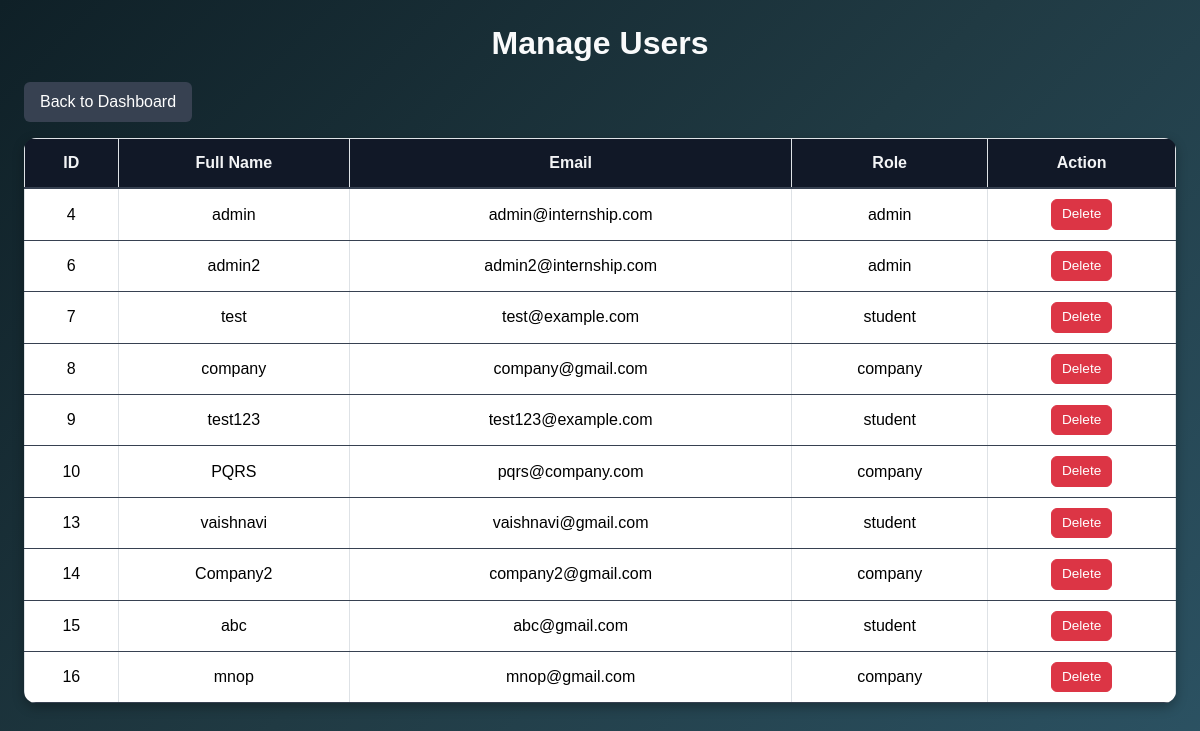
The page /php/manage_users.php (signed in) on the database its author committed.
### tables this page shows
CREATE TABLE `users` (
  `id` int(11) NOT NULL,
  `full_name` varchar(128) NOT NULL,
  `email` varchar(255) NOT NULL,
  `password` varchar(255) NOT NULL,
  `role` enum('admin','student','company') NOT NULL DEFAULT 'student'
);

### php/manage_users.php (the view, shortened to what this page needs)
<?php
require_once __DIR__ . '/../database.php';
$result = $conn->query("SELECT * FROM users");
?>
<!DOCTYPE html>
<html>
<head>
    <link href="https://cdn.jsdelivr.net/npm/bootstrap@5.3.3/dist/css/bootstrap.min.css" rel="stylesheet">
     <link rel="stylesheet" href="../css/manage_users.css">
</head>
<body class="p-4">
<h2>Manage Users</h2>
<a href="admin.php" class="btn btn-secondary mb-3">Back to Dashboard</a>
<table class="table table-bordered">
    <tr>
        <th>ID</th>
        <th>Full Name</th>
        <th>Email</th>
        <th>Role</th>
        <th>Action</th>
    </tr>
    <?php while ($user = $result->fetch_assoc()) { ?>
    <tr>
        <td><?= $user['id'] ?></td>
        <td><?= $user['full_name'] ?></td>
        <td><?= $user['email'] ?></td>
        <td><?= $user['role'] ?></td>
        <td>
            <a href="manage_users.php?delete=<?= $user['id'] ?>" class="btn btn-danger btn-sm">Delete</a>
        </td>
    </tr>
    <?php } ?>
</table>
</body>
</html>

### CSS/manage_users.css (style rules this page uses)
body { min-height: 100vh; margin: 0; font-family: Arial, sans-serif; background: linear-gradient(135deg, #0f2027, #203a43, #2c5364); color: #f3f4f6; padding: 20px; }
h2 { text-align: center; margin-bottom: 20px; font-weight: 600; color: #f9fafb; }
.btn-secondary { background: #374151; border: none; padding: 8px 16px; font-weight: 500; transition: background 0.2s ease, transform 0.2s ease; }
.table { background: #1f2937; border-radius: 12px; overflow: hidden; box-shadow: 0 4px 12px rgba(0,0,0,0.3); color: #e5e7eb; }
.table th { background: #111827; color: #f3f4f6; padding: 12px; text-align: center; font-weight: 600; border-bottom: 2px solid #374151; }
.table td { padding: 10px; text-align: center; vertical-align: middle; border-bottom: 1px solid #374151; word-wrap: break-word; max-width: 250px; }
.btn-danger.btn-sm { padding: 4px 10px; font-size: 0.85rem; border-radius: 6px; transition: background 0.2s ease, transform 0.2s ease; }

### rows shown on the page
users: id "4", full_name "admin", email "admin@internship.com", role "admin"
users: id "6", full_name "admin2", email "admin2@internship.com", role "admin"
users: id "7", full_name "test", email "test@example.com", role "student"
users: id "8", full_name "company", email "company@gmail.com", role "company"
users: id "9", full_name "test123", email "test123@example.com", role "student"
users: id "10", full_name "PQRS", email "pqrs@company.com", role "company"
users: id "13", full_name "vaishnavi", email "vaishnavi@gmail.com", role "student"
users: id "14", full_name "Company2", email "company2@gmail.com", role "company"
users: id "15", full_name "abc", email "abc@gmail.com", role "student"
users: id "16", full_name "mnop", email "mnop@gmail.com", role "company"
